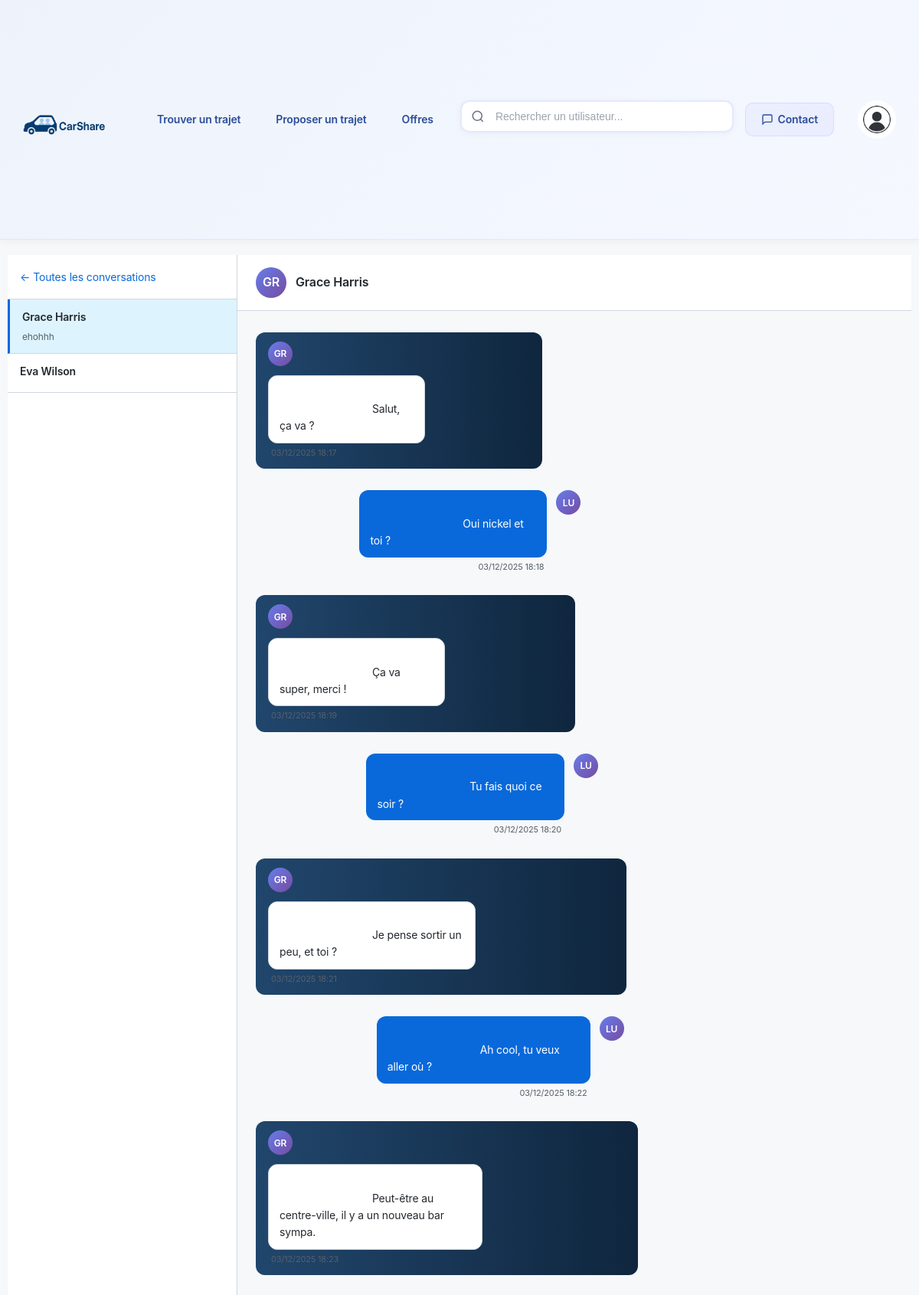
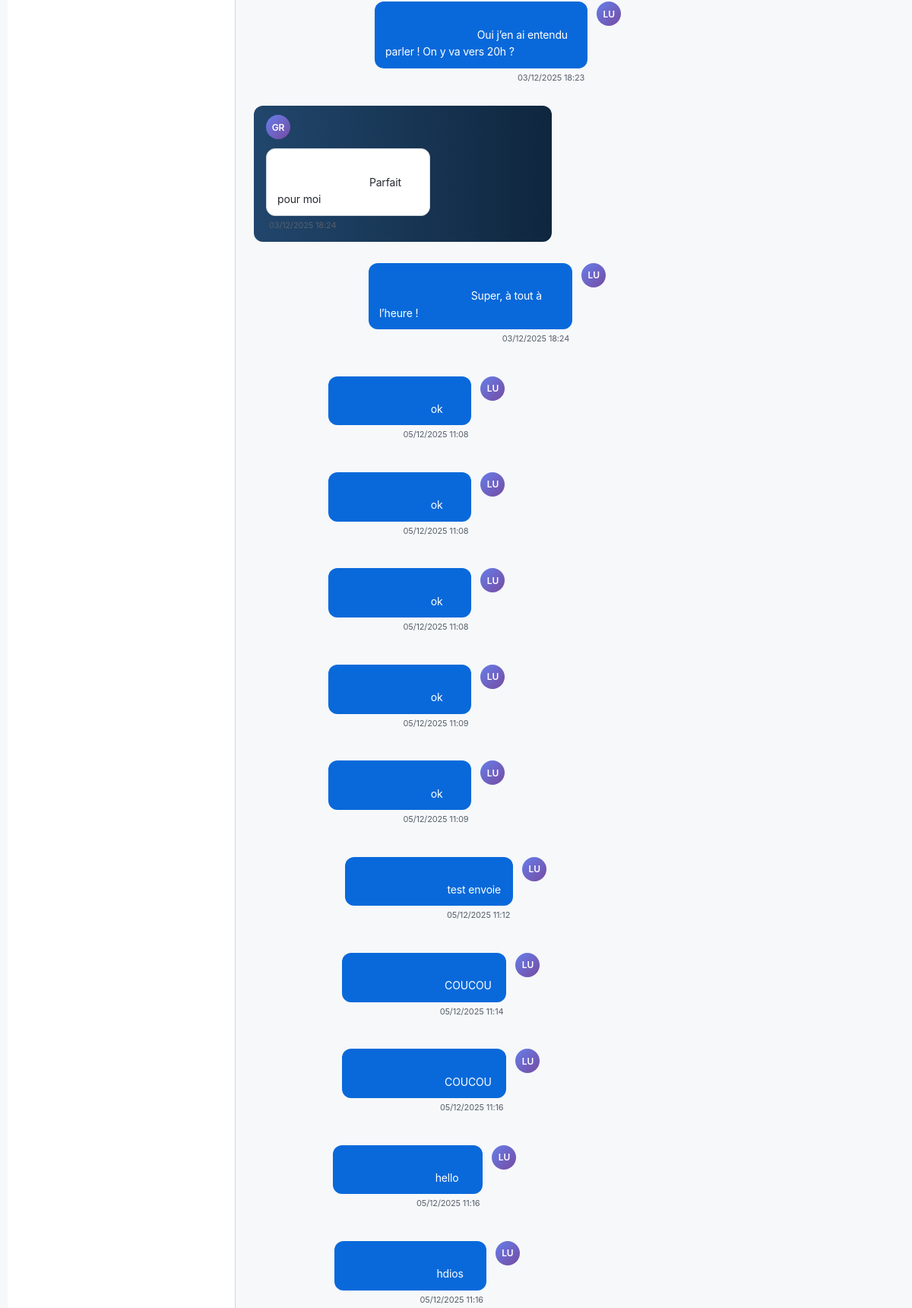
/index.php?action=messaging_conversation&conversation_id=10 (signed in, upper part), run on the app's committed database (2 pictures, top to bottom).
### tables this page shows
CREATE TABLE `conversations` (
  `id` bigint(20) UNSIGNED NOT NULL,
  `user1_id` bigint(20) UNSIGNED NOT NULL,
  `user2_id` bigint(20) UNSIGNED NOT NULL
);

CREATE TABLE `private_message` (
  `id` bigint(20) UNSIGNED NOT NULL,
  `id_conv` bigint(20) UNSIGNED NOT NULL,
  `sender_id` bigint(20) UNSIGNED NOT NULL,
  `content` text NOT NULL,
  `previous_message_id` bigint(20) UNSIGNED DEFAULT NULL,
  `send_at` datetime NOT NULL DEFAULT CURRENT_TIMESTAMP
);

### controller/MessagingController.php (called while the page is built, shortened)
<?php
require_once 'model/MessagingModel.php';
class MessagingController {
    private $model;
    public function __construct() {
        $this->model = new MessagingModel();
    }
    public function conversation() {
        $userId = $_SESSION['user_id'];
        $conversationId = $_GET['conversation_id'] ?? null;
        $conversationInfo = $this->model->getConversationInfo($conversationId, $userId);
        $messages = $this->model->getConversationMessages($conversationId, $userId);
        $this->model->markMessagesAsRead($conversationId, $userId);
        $conversations = $this->model->getUserConversations($userId);
        require_once __DIR__ . '/../view/MessagingConversationView.php';
    }
}

### model/Database.php (called while the page is built, shortened)
<?php
class Database {
    private static $db = null;
    private static $instance = null;
    public static function getInstance() {
        if (self::$instance === null) {
            self::$instance = new self();
        }
        return self::$instance;
    }
    public function getConnection() {
        if (self::$db === null) {
            try {
                $dsn = "mysql:host=" . DB_HOST .
                       ";port=" . (defined('DB_PORT') ? DB_PORT : '3306') .
                       ";dbname=" . DB_NAME .
                       ";charset=utf8mb4";
                $options = [
                    PDO::ATTR_ERRMODE => PDO::ERRMODE_EXCEPTION,
                    PDO::ATTR_DEFAULT_FETCH_MODE => PDO::FETCH_ASSOC,
                    PDO::ATTR_EMULATE_PREPARES => false
                ];
                self::$db = new PDO($dsn, DB_USER, DB_PASS, $options);
            } catch (PDOException $e) {
                error_log("Erreur connexion BD: " . $e->getMessage());
                die("Erreur de connexion à la base de données. Veuillez réessayer plus tard.");
            }
        }
        return self::$db;
    }
    public static function getDb() {
        return self::getInstance()->getConnection();
    }
}

### model/MessagingModel.php (called while the page is built, shortened)
<?php
require_once 'Database.php';
class MessagingModel {
    private $db;
    public function __construct() {
        $this->db = Database::getDb();
    }
    public function getUserConversations($userId) {
        $stmt = $this->db->prepare("
            SELECT
                c.id,
                CASE
                    WHEN c.user1_id = ? THEN c.user2_id
                    ELSE c.user1_id
                END as other_user_id,
                CASE
                    WHEN c.user1_id = ? THEN CONCAT(u2.first_name, ' ', u2.last_name)
                    ELSE CONCAT(u1.first_name, ' ', u1.last_name)
                END as other_user_name,
                (SELECT content FROM private_message WHERE id_conv = c.id ORDER BY send_at DESC LIMIT 1) as last_message,
                (SELECT send_at FROM private_message WHERE id_conv = c.id ORDER BY send_at DESC LIMIT 1) as last_message_time,
                0 as unread_count
            FROM conversations c
            JOIN users u1 ON c.user1_id = u1.id
            JOIN users u2 ON c.user2_id = u2.id
            WHERE c.user1_id = ? OR c.user2_id = ?
            ORDER BY (SELECT MAX(send_at) FROM private_message WHERE id_conv = c.id) DESC
        ");
        $stmt->execute([$userId, $userId, $userId, $userId]);
        return $stmt->fetchAll(PDO::FETCH_ASSOC);
    }
    public function getConversationMessages($conversationId, $userId, $limit = 50) {
        $stmt = $this->db->prepare("
            SELECT id FROM conversations
            WHERE id = ? AND (user1_id = ? OR user2_id = ?)
        ");
        $stmt->execute([$conversationId, $userId, $userId]);
        $stmt = $this->db->prepare("
            SELECT
                m.id,
                m.sender_id,
                m.content,
                m.send_at as created_at,
                CONCAT(u.first_name, ' ', u.last_name) as sender_name
            FROM private_message m
            JOIN users u ON m.sender_id = u.id
            WHERE m.id_conv = ?
            ORDER BY m.send_at ASC
            LIMIT ?
        ");
        $stmt->execute([$conversationId, $limit]);
        return $stmt->fetchAll(PDO::FETCH_ASSOC);
    }
    public function getConversationInfo($conversationId, $userId) {
        $stmt = $this->db->prepare("
            SELECT
                c.id,
                CASE
                    WHEN c.user1_id = ? THEN c.user2_id
                    ELSE c.user1_id
                END as other_user_id,
                CASE
                    WHEN c.user1_id = ? THEN CONCAT(u2.first_name, ' ', u2.last_name)
                    ELSE CONCAT(u1.first_name, ' ', u1.last_name)
                END as other_user_name
            FROM conversations c
            JOIN users u1 ON c.user1_id = u1.id
            JOIN users u2 ON c.user2_id = u2.id
            WHERE c.id = ? AND (c.user1_id = ? OR c.user2_id = ?)
        ");
        $stmt->execute([$userId, $userId, $conversationId, $userId, $userId]);
        return $stmt->fetch(PDO::FETCH_ASSOC);
    }
}

### view/MessagingConversationView.php (the view, shortened to what this page needs)
<!DOCTYPE html>
<html lang="fr">
<head>
    <link rel="stylesheet" href="./assets/styles/footer.css">
</head>
<body>
    <div class="chat-layout">
        <div class="conversations-sidebar">
            <div class="sidebar-header">
                <a href="index.php?action=messaging" class="back-link">
                    <span>←</span> Toutes les conversations
                </a>
            </div>
            <?php foreach ($conversations as $conv): ?>
                <a href="index.php?action=messaging_conversation&conversation_id=<?= $conv['id'] ?>"
                   class="conversation-item <?= $conv['id'] == $conversationId ? 'active' : '' ?>">
                    <div class="conversation-item-name">
                        <?= htmlspecialchars($conv['other_user_name']) ?>
                    </div>
                    <?php if ($conv['last_message']): ?>
                        <div class="conversation-item-preview">
                            <?= htmlspecialchars(mb_substr($conv['last_message'], 0, 40)) ?>
                        </div>
                    <?php endif; ?>
                </a>
            <?php endforeach; ?>
        </div>
        <div class="chat-container">
            <div class="chat-header">
                <div class="chat-avatar">
                    <?= strtoupper(substr($conversationInfo['other_user_name'], 0, 2)) ?>
                </div>
                <div class="chat-user-name">
                    <?= htmlspecialchars($conversationInfo['other_user_name']) ?>
                </div>
            </div>
            <div class="chat-messages" id="chatMessages">
                <?php foreach ($messages as $message): ?>
                    <div class="message <?= $message['sender_id'] == $_SESSION['user_id'] ? 'sent' : 'received' ?>"
                         data-message-id="<?= $message['id'] ?>">
                        <div class="message-avatar">
                            <?= strtoupper(substr($message['sender_name'], 0, 2)) ?>
                        </div>
                        <div class="message-content">
                            <div class="message-bubble">
                                <?= nl2br(htmlspecialchars($message['content'])) ?>
                            </div>
                            <div class="message-time">
                                <?php
                                $time = strtotime($message['created_at']);
                                $diff = time() - $time;
                                if ($diff < 60) {
                                    echo "À l'instant";
                                } elseif ($diff < 3600) {
                                    echo floor($diff / 60) . " min";
                                } elseif ($diff < 86400) {
                                    echo date('H:i', $time);
                                } else {
                                    echo date('d/m/Y H:i', $time);
                                }
                                ?>
                            </div>
                        </div>
                    </div>
                <?php endforeach; ?>
            </div>
        </div>
    </div>
</body>
</html>

### assets/styles/index.css (style rules this page uses)
* { box-sizing: border-box; }
body { font-family: 'Roboto', 'Inter', -apple-system, BlinkMacSystemFont, "Segoe UI", Arial, sans-serif; margin: 0; padding: 0; min-height: 100vh; display: flex; flex-direction: column; background: linear-gradient(180deg, #ffffff 0%, #f9fafb 100%); color: #1f2937; line-height: 1.6; letter-spacing: -0.01em; max-width: 100vw; overflow-x: hidden; -webkit-font-smoothing: antialiased; -moz-osx-font-smoothing: grayscale; }
a { text-decoration: none; color: inherit; }

### assets/styles/home.css (style rules this page uses)
a { text-decoration: none; color: inherit; }

### assets/styles/searchPage.css (style rules this page uses)
body { min-height: 100vh; display: flex; flex-direction: column; }

### assets/styles/global-enhancements.css (style rules this page uses)
* { transition-timing-function: cubic-bezier(0.4, 0, 0.2, 1); }

### assets/styles/design-improvements.css (style rules this page uses)
a { transition: all 0.2s cubic-bezier(0.4, 0, 0.2, 1); }

### assets/styles/mp.css (style rules this page uses)
:root { --resume-width: 30%; --header-height: 120px; --footer-height: 60px; --input-bottom: var(--footer-height); }
.message { max-width: 60%; width: fit-content; padding: 0.75rem 1rem; margin: 0.25rem 0; border-radius: 12px; display: flex; flex-direction: column; }
.received { background: linear-gradient(0.25turn, #21466C, #0F263E); }

### view/MessagingConversationView.php (style rules this page uses)
* { margin: 0; padding: 0; box-sizing: border-box; }
body { font-family: -apple-system, BlinkMacSystemFont, 'Segoe UI', Roboto, 'Helvetica Neue', Arial, sans-serif; background: #f6f8fa; color: #24292f; line-height: 1.6; height: 100vh; overflow: hidden; }
.chat-layout { display: grid; grid-template-columns: 300px 1fr; height: 100vh; }
.conversations-sidebar { background: white; border-right: 1px solid #d0d7de; overflow-y: auto; }
.sidebar-header { padding: 16px; border-bottom: 1px solid #d0d7de; position: sticky; top: 0; background: white; z-index: 10; }
.back-link { display: inline-flex; align-items: center; gap: 4px; color: #0969da; text-decoration: none; font-size: 14px; }
.conversation-item { padding: 12px 16px; border-bottom: 1px solid #d0d7de; cursor: pointer; transition: background 0.2s; text-decoration: none; color: inherit; display: block; }
.conversation-item.active { background: #ddf4ff; border-left: 3px solid #0969da; }
.conversation-item-name { font-size: 14px; font-weight: 600; color: #24292f; margin-bottom: 4px; }
.conversation-item-preview { font-size: 12px; color: #57606a; overflow: hidden; text-overflow: ellipsis; white-space: nowrap; }
.chat-container { display: flex; flex-direction: column; height: 100vh; background: white; }
.chat-header { padding: 16px 24px; border-bottom: 1px solid #d0d7de; background: white; display: flex; align-items: center; gap: 12px; flex-shrink: 0; }
.chat-avatar { width: 40px; height: 40px; border-radius: 50%; background: linear-gradient(135deg, #667eea 0%, #764ba2 100%); display: flex; align-items: center; justify-content: center; font-size: 16px; font-weight: 600; color: white; }
.chat-user-name { font-size: 16px; font-weight: 600; color: #24292f; }
.chat-messages { flex: 1; overflow-y: auto; padding: 24px; background: #f6f8fa; min-height: 0; }
.message { margin-bottom: 16px; display: flex; gap: 12px; }
.message.sent { flex-direction: row-reverse; }
.message-avatar { width: 32px; height: 32px; border-radius: 50%; background: linear-gradient(135deg, #667eea 0%, #764ba2 100%); display: flex; align-items: center; justify-content: center; font-size: 12px; font-weight: 600; color: white; flex-shrink: 0; }
.message-content { max-width: 60%; }
.message-bubble { padding: 10px 14px; border-radius: 12px; font-size: 14px; word-wrap: break-word; overflow-wrap: break-word; white-space: pre-wrap; }
.message.received .message-bubble { background: white; border: 1px solid #d0d7de; color: #24292f; }
.message.sent .message-bubble { background: #0969da; color: white; }
.message-time { font-size: 11px; color: #57606a; margin-top: 4px; padding: 0 4px; }
.message.sent .message-time { text-align: right; }

### data on the page
conversations: other_user_name "Grace Harris", last_message "ehohhh"
conversations: other_user_name "Eva Wilson"
private_message: sender_name "GR", content "Salut, ça va ?", send_at "03/12/2025 18:17"
private_message: sender_name "LU", content "Oui nickel et toi ?", send_at "03/12/2025 18:18"
private_message: sender_name "GR", content "Ça va super, merci !", send_at "03/12/2025 18:19"
private_message: sender_name "LU", content "Tu fais quoi ce soir ?", send_at "03/12/2025 18:20"
private_message: sender_name "GR", content "Je pense sortir un peu, et toi ?", send_at "03/12/2025 18:21"
private_message: sender_name "LU", content "Ah cool, tu veux aller où ?", send_at "03/12/2025 18:22"
private_message: sender_name "GR", content "Peut-être au centre-ville, il y a un nouveau bar sympa.", send_at "03/12/2025 18:23"
private_message: sender_name "LU", content "Oui j’en ai entendu parler ! On y va vers 20h ?", send_at "03/12/2025 18:23"
private_message: sender_name "GR", content "Parfait pour moi", send_at "03/12/2025 18:24"
private_message: sender_name "LU", content "Super, à tout à l’heure !", send_at "03/12/2025 18:24"
private_message: sender_name "LU", content "ok", send_at "05/12/2025 11:08"
private_message: sender_name "LU", content "ok", send_at "05/12/2025 11:08"
private_message: sender_name "LU", content "ok", send_at "05/12/2025 11:08"
private_message: sender_name "LU", content "ok", send_at "05/12/2025 11:09"
private_message: sender_name "LU", content "ok", send_at "05/12/2025 11:09"
private_message: sender_name "LU", content "test envoie", send_at "05/12/2025 11:12"
private_message: sender_name "LU", content "COUCOU", send_at "05/12/2025 11:14"
private_message: sender_name "LU", content "COUCOU", send_at "05/12/2025 11:16"
private_message: sender_name "LU", content "hello", send_at "05/12/2025 11:16"
private_message: sender_name "LU", content "hdios", send_at "05/12/2025 11:16"

### other printed values
substr($conversationInfo['other_user_name'], 0, 2) "GR"
$conversationInfo['other_user_name'] "Grace Harris"
